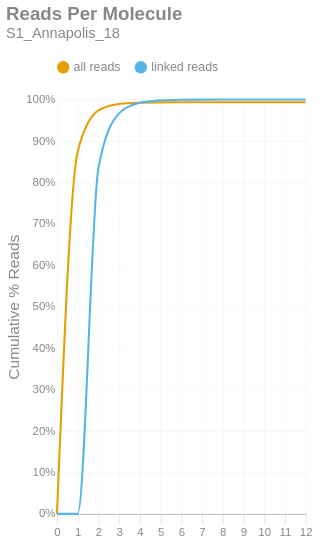

The code cell stored with this chart in its notebook:
### Markdown cell above
### Reads per Molecule
This chart shows the cumulative distribution of the number of reads per linked molecule. That is, how many alignments are associated with a unique molecule. This excludes the number of reads associated with invalid or absent linked-read barcodes. The `linked` histogram is the percentages recalculated when disregarding singletons.

### Code cell
if SKIPLR:
    print_html(f"Skipped")
else:
    counts = np.bincount(valids['reads'].cast(pl.Int64).to_numpy())
    weighted = counts * np.arange(len(counts))
    all_perc = weighted / n_reads
    linked_perc = weighted / n_linked_reads
    linked_perc[1] = 0
    binned_df = pl.DataFrame({
        'readsper': list(range(len(counts))),
        'all reads (cumsum)': np.cumsum(all_perc).tolist(),
        'linked reads (cumsum)': np.cumsum(linked_perc).tolist(),
    })

    with SafeRender(binned_df):
        (
            density_plot(binned_df, 'Reads Per Molecule', samplename, 'readspmol')
            .encode(
                x=alt.X('readsper:O', title=None).axis(labelAngle=0).scale(padding=0),
                y=alt.Y('value:Q', title='Cumulative % Reads').axis(format='%').stack(False),
                color=alt.Color("key:N").scale(domain=["all reads", "linked reads"]),
                tooltip=[
                    alt.Tooltip("key:N", title="Data Type"),
                    alt.Tooltip("readsper:O", title="Reads Per Molecule"),
                    alt.Tooltip("value:Q", format=".2%", title="% Reads (Cum.)")
                ]            
            )
        ).display()

### Figure 1 — Vega-Lite specification as saved in the notebook (floating-point values rounded to 4 significant figures)
{"width": "container", "height": 400, "config": {"title": {"anchor": "start", "dy": -15, "fontSize": 18, "color": "#888888", "subtitleColor": "#888888", "subtitleFontSize": 14}, "arc": {"fill": "#0072B2"}, "axis": {"domainColor": "#888888", "domainWidth": 0.5, "gridWidth": 0.2, "grid": false, "titleFontWeight": 400, "titleFontSize": 15, "labelFontSize": 11, "labelColor": "#888888", "tickColor": "#888888", "tickWidth": 0.2, "titleColor": "#888888"}, "axisBand": {"grid": false}, "axisX": {"grid": true, "tickSize": 10, "domainCap": "round"}, "axisY": {"domain": false, "grid": true, "tickSize": 0, "domainCap": "round"}, "background": "transparent", "header": {"labelFontSize": 15, "labelColor": "#888888", "titleFontSize": 15, "titleFontWeight": 600, "titleColor": "#888888"}, "legend": {"labelFont": "sans-serif", "labelFontSize": 12, "labelColor": "#888888", "symbolSize": 100, "symbolType": "circle", "titleFontSize": 12, "titlePadding": 10, "titleColor": "#888888", "title": null, "orient": "top"}, "range": {"category": ["#E69F00", "#56B4E9", "#009E73", "#F0E442", "#0072B2", "#D55E00", "#CC79A7", "#000000"], "diverging": ["#cfe8f3", "#a2d4ec", "#73bfe2", "#46abdb", "#1696d2", "#12719e"]}, "area": {"fill": "#0072B2", "fillOpacity": 0.7, "line": true, "strokeOpacity": 0.7}, "line": {"color": "#0072B2", "stroke": "#0072B2", "strokeWidth": 2}, "trail": {"color": "#0072B2", "stroke": "#0072B2", "strokeWidth": 0, "size": 1}, "point": {"filled": true, "fillOpacity": 1.0, "size": 95}, "text": {"color": "#888888", "fontSize": 11, "align": "right", "fontWeight": 400, "size": 11}, "bar": {"fill": "#0072B2", "stroke": null}, "view": {"stroke": null, "continuousWidth": 660, "continuousHeight": 400}}, "data": {"name": "data-336b609fd94953a4a2777b2b0a04e9c8"}, "mark": {"type": "line", "interpolate": "monotone", "point": {"opacity": 0, "size": 275}}, "encoding": {"color": {"field": "key", "scale": {"domain": ["all reads", "linked reads"]}, "type": "nominal"}, "tooltip": [{"field": "key", "title": "Data Type", "type": "nominal"}, {"field": "readsper", "title": "Reads Per Molecule", "type": "ordinal"}, {"field": "value", "format": ".2%", "title": "% Reads (Cum.)", "type": "quantitative"}], "x": {"axis": {"labelAngle": 0}, "field": "readsper", "scale": {"padding": 0}, "title": null, "type": "ordinal"}, "y": {"axis": {"format": "%"}, "field": "value", "stack": false, "title": "Cumulative % Reads", "type": "quantitative"}}, "params": [{"name": "param_c36ac31b6afebe62", "select": {"type": "point", "fields": ["key"]}, "bind": "legend"}], "title": {"text": "Reads Per Molecule", "subtitle": "S1_Annapolis_18"}, "transform": [{"fold": ["all reads (cumsum)", "linked reads (cumsum)"]}, {"calculate": "replace(datum.key, ' (cumsum)', '')", "as": "key"}, {"filter": {"param": "param_c36ac31b6afebe62"}}], "usermeta": {"embedOptions": {"downloadFileName": "S1_Annapolis_18.readspmol"}}, "$schema": "https://vega.github.io/schema/vega-lite/v6.1.0.json", "datasets": {"data-336b609fd94953a4a2777b2b0a04e9c8": [{"readsper": 0, "all reads (cumsum)": 0.0, "linked reads (cumsum)": 0.0}, {"readsper": 1, "all reads (cumsum)": 0.8741, "linked reads (cumsum)": 0.0}, {"readsper": 2, "all reads (cumsum)": 0.9735, "linked reads (cumsum)": 0.8342}, {"readsper": 3, "all reads (cumsum)": 0.9892, "linked reads (cumsum)": 0.9664}, {"readsper": 4, "all reads (cumsum)": 0.9923, "linked reads (cumsum)": 0.9918}, {"readsper": 5, "all reads (cumsum)": 0.9929, "linked reads (cumsum)": 0.9975}, {"readsper": 6, "all reads (cumsum)": 0.9931, "linked reads (cumsum)": 0.9992}, {"readsper": 7, "all reads (cumsum)": 0.9932, "linked reads (cumsum)": 0.9996}, {"readsper": 8, "all reads (cumsum)": 0.9932, "linked reads (cumsum)": 0.9999}, {"readsper": 9, "all reads (cumsum)": 0.9932, "linked reads (cumsum)": 1.0}, {"readsper": 10, "all reads (cumsum)": 0.9932, "linked reads (cumsum)": 1.0}, {"readsper": 11, "all reads (cumsum)": 0.9932, "linked reads (cumsum)": 1.0}, {"readsper": 12, "all reads (cumsum)": 0.9932, "linked reads (cumsum)": 1.0}]}}
